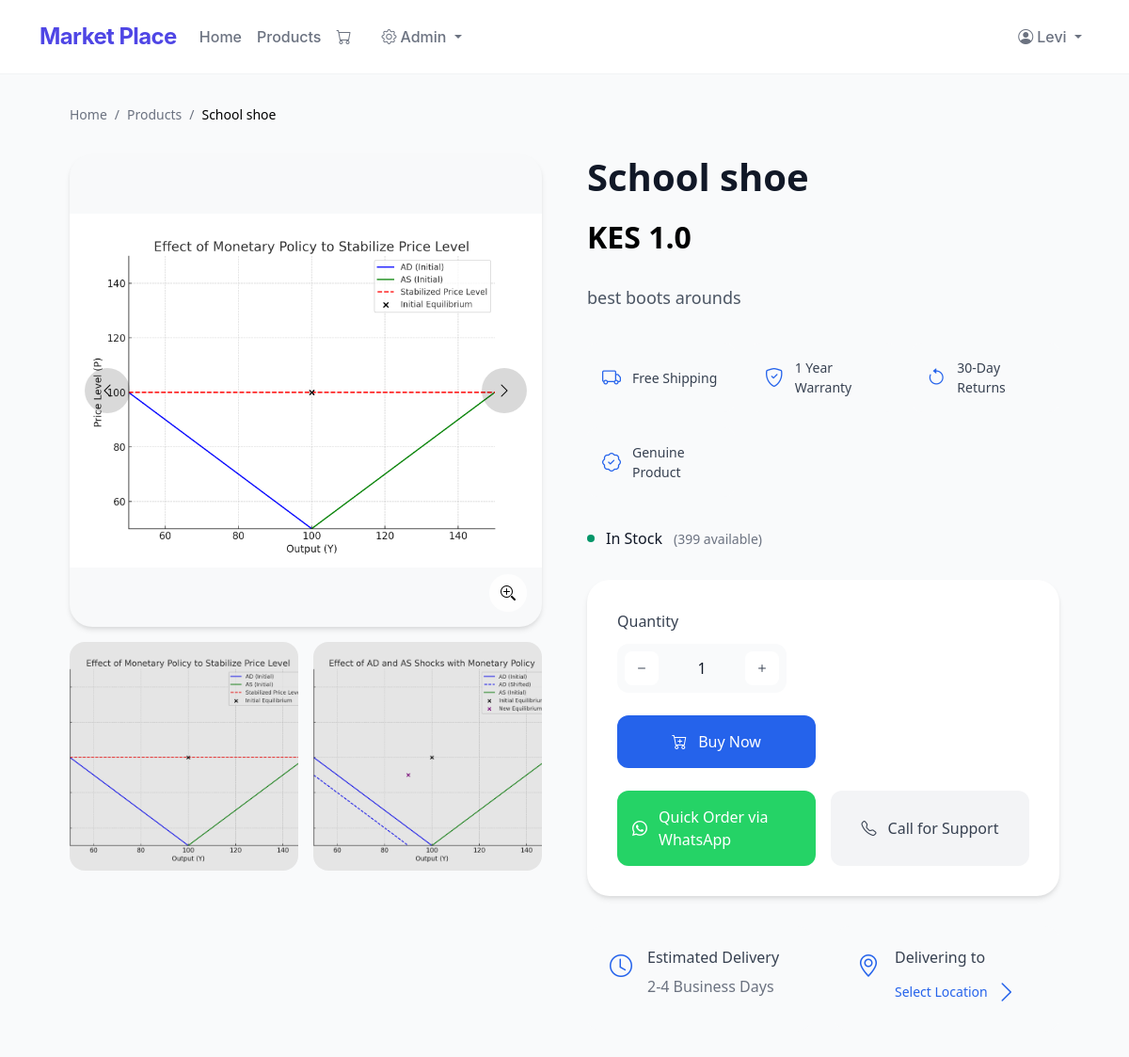
The page /product/2 (signed in) on the database as committed earlier.
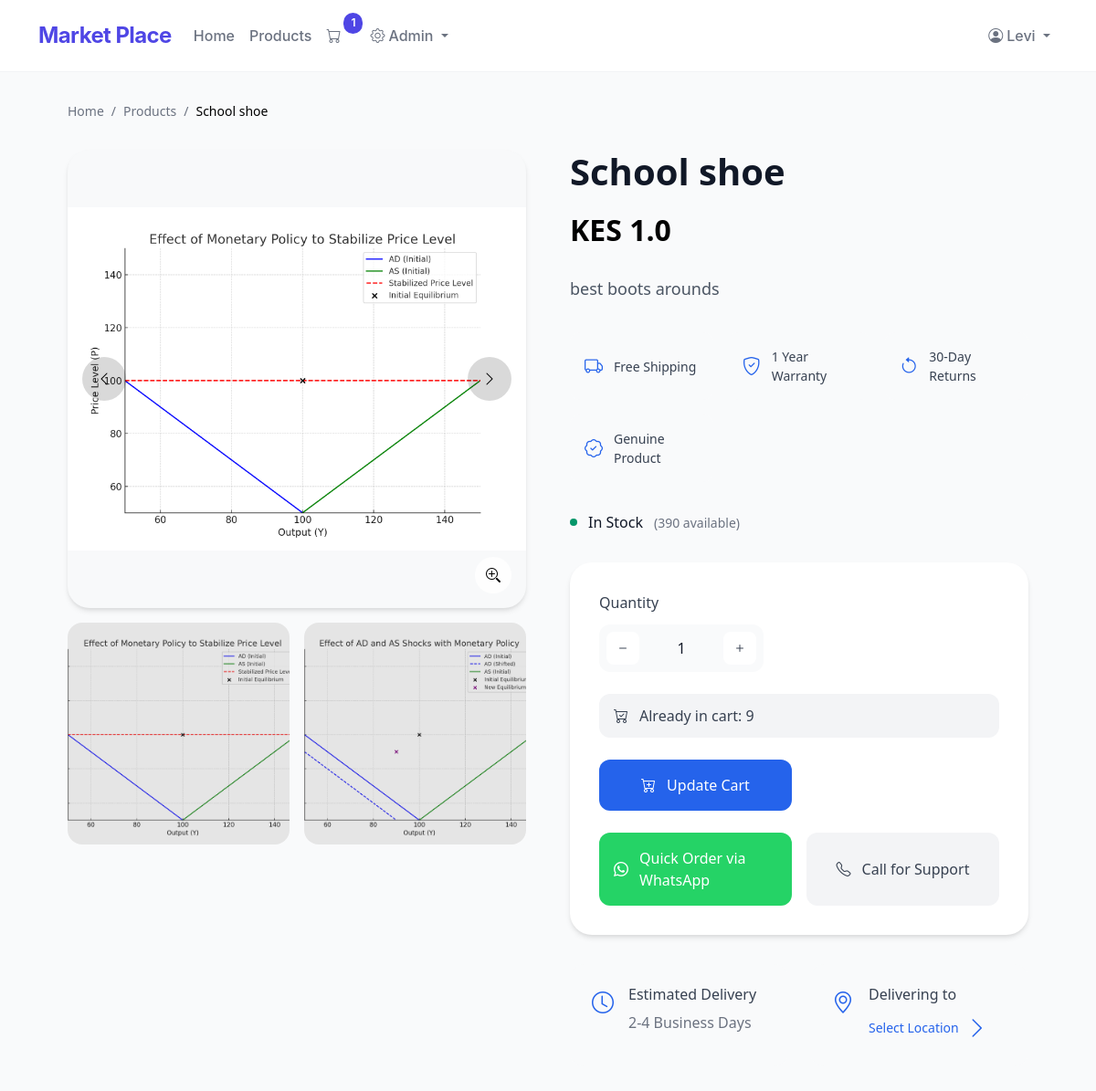
The same page on the database as committed later.
### app.py (models this page shows)
class Product(db.Model):
    __tablename__ = 'products'
    id = db.Column(db.Integer, primary_key=True)
    name = db.Column(db.String(100), nullable=False)
    description = db.Column(db.String(500), nullable=True)
    price = db.Column(db.Float, nullable=False)
    stock_quantity = db.Column(db.Integer, nullable=False)
    category_id = db.Column(db.Integer, db.ForeignKey('categories.id'), nullable=False)
    order_items = db.relationship('OrderItem', backref='product', lazy=True)
    images = db.relationship('ProductImage', backref='product', lazy=True)

class ProductImage(db.Model):
    __tablename__ = 'product_images'
    id = db.Column(db.Integer, primary_key=True)
    product_id = db.Column(db.Integer, db.ForeignKey('products.id'), nullable=False)
    image_url = db.Column(db.String(200), nullable=False)

class OrderItem(db.Model):
    __tablename__ = 'order_items'
    id = db.Column(db.Integer, primary_key=True)
    order_id = db.Column(db.Integer, db.ForeignKey('orders.id'), nullable=False)
    product_id = db.Column(db.Integer, db.ForeignKey('products.id'), nullable=False)
    quantity = db.Column(db.Integer, nullable=False)
    price_at_time = db.Column(db.Float, nullable=False)

### app.py (the view)
@app.route('/product/<int:product_id>')
def product_detail(product_id):
    product = Product.query.get_or_404(product_id)
    existing_order_item = None
    if 'user_id' in session:
        order = Order.query.filter_by(user_id=session['user_id'], status="Pending").first()
        if order:
            existing_order_item = OrderItem.query.filter_by(order_id=order.id, product_id=product_id).first()
    serialized_images = [{"image_url": image.image_url} for image in product.images]
    return render_template(
        'product_detail.html',
        product=product,
        existing_order_item=existing_order_item,
        images=serialized_images
    )

### app.py (called while the page is built)
def get_cart_unique_items():
    if 'user_id' in session:
        order = Order.query.filter_by(user_id=session['user_id'], status="Pending").first()
        if order:
            return OrderItem.query.filter_by(order_id=order.id).count()
    return 0

@app.context_processor
def inject_cart_count():
    return dict(cart_count=get_cart_unique_items())

### templates/product_detail.html (shortened to what this page needs)
{% extends 'base.html' %}
{% block content %}
<div class="product-container">
    <nav class="breadcrumb">
        <a href="{{ url_for('home') }}">Home</a>
        <span>/</span>
        <a href="{{ url_for('products') }}">Products</a>
        <span>/</span>
        <span class="current">{{ product.name }}</span>
    </nav>
    <div class="product-grid">
        <div class="image-section">
            <div class="main-image-container" id="image-container">
                {% if product.images %}
                    <div class="image-wrapper">
                        <img id="main-image"
                             src="{{ url_for('static', filename='uploads/' + product.images[0].image_url) }}"
                             alt="Image of {{ product.name }}">
                    </div>
                    <button class="nav-btn prev-btn" id="prev-btn">
                        <i class="bi bi-chevron-left"></i>
                    </button>
                    <button class="nav-btn next-btn" id="next-btn">
                        <i class="bi bi-chevron-right"></i>
                    </button>
                    <button class="zoom-btn" onclick="toggleZoom()">
                        <i class="bi bi-zoom-in"></i>
                    </button>
                {% else %}
                    <div class="no-image">
                        <i class="bi bi-image"></i>
                        <p>No image available</p>
                    </div>
                {% endif %}
            </div>
            <div class="thumbnail-strip">
                {% for image in product.images %}
                    <div class="thumbnail"
                         onclick="updateMainImage('{{ url_for('static', filename='uploads/' + image.image_url) }}', {{ loop.index0 }})">
                        <img src="{{ url_for('static', filename='uploads/' + image.image_url) }}"
                             alt="Thumbnail of {{ product.name }}">
                        <div class="thumbnail-overlay"></div>
                    </div>
                {% endfor %}
            </div>
        </div>
        <div class="product-info">
            <div class="product-header">
                <h1>{{ product.name }}</h1>
                <div class="price-section">
                    <span class="current-price">KES {{ product.price }}</span>
                </div>
            </div>
            <div class="product-description">
                {{ product.description }}
            </div>
            <div class="features-grid">
                <div class="feature">
                    <i class="bi bi-truck"></i>
                    <span>Free Shipping</span>
                </div>
                <div class="feature">
                    <i class="bi bi-shield-check"></i>
                    <span>1 Year Warranty</span>
                </div>
                <div class="feature">
                    <i class="bi bi-arrow-counterclockwise"></i>
                    <span>30-Day Returns</span>
                </div>
                <div class="feature">
                    <i class="bi bi-patch-check"></i>
                    <span>Genuine Product</span>
                </div>
            </div>
            <div class="stock-status {% if product.stock_quantity > 0 %}in-stock{% else %}out-of-stock{% endif %}">
                <div class="stock-indicator">
                    <div class="indicator-dot"></div>
                    {% if product.stock_quantity > 0 %}
                        <span>In Stock</span>
                        <span class="stock-count">({{ product.stock_quantity }} available)</span>
                    {% else %}
                        <span>Out of Stock</span>
                    {% endif %}
                </div>
            </div>
            <div class="purchase-card">
                <form method="POST" action="{{ url_for('add_to_cart', product_id=product.id) }}" class="purchase-form">
                    <div class="quantity-selector">
                        <label for="quantity">Quantity</label>
                        <div class="quantity-controls">
                            <button type="button" onclick="decrementQuantity()" class="qty-btn">
                                <i class="bi bi-dash"></i>
                            </button>
                            <input type="number" id="quantity" name="quantity" value="1"
                                   min="1" max="{{ product.stock_quantity }}" required>
                            <button type="button" onclick="incrementQuantity()" class="qty-btn">
                                <i class="bi bi-plus"></i>
                            </button>
                        </div>
                    </div>
                    {% if existing_order_item %}
                        <div class="cart-notice">
                            <i class="bi bi-cart-check"></i>
                            <span>Already in cart: {{ existing_order_item.quantity }}</span>
                        </div>
                    {% endif %}
                    <div class="purchase-buttons">
                        <button type="submit" class="primary-btn add-to-cart">
                            <i class="bi bi-cart-plus"></i>
                            <span>{% if existing_order_item %}Update Cart{% else %}Buy Now{% endif %}</span>
                        </button>
                    </div>
                </form>
                <div class="alternative-purchase">
                    <a href="https://wa.me/{{ whatsapp_number }}?text=Hello%2C%20I%20am%20interested%20in%20{{ product.name }}."
                       class="whatsapp-btn" target="_blank">
                        <i class="bi bi-whatsapp"></i>
                        <span>Quick Order via WhatsApp</span>
                    </a>
                    <a href="tel:{{ phone_number }}" class="phone-btn">
                        <i class="bi bi-telephone"></i>
                        <span>Call for Support</span>
                    </a>
                </div>
            </div>
            <div class="delivery-info">
                <div class="delivery-time">
                    <i class="bi bi-clock"></i>
                    <div>
                        <h4>Estimated Delivery</h4>
                        <p>2-4 Business Days</p>
                    </div>
                </div>
                <div class="delivery-location">
                    <i class="bi bi-geo-alt"></i>
                    <div>
                        <h4>Delivering to</h4>
                        <button class="change-location" onclick="updateLocation()">
                            Select Location <i class="bi bi-chevron-right"></i>
                        </button>
                    </div>
                </div>
            </div>
        </div>
    </div>
</div>
{% endblock %}

### templates/base.html (shortened to what this page needs)
<!DOCTYPE html>
<html lang="en">
<head>
    <link rel="stylesheet" href="https://cdn.jsdelivr.net/npm/bootstrap-icons@1.7.2/font/bootstrap-icons.css">
    <link rel="stylesheet" href="https://cdn.jsdelivr.net/npm/bootstrap@5.3.1/dist/css/bootstrap.min.css">
    <link rel="stylesheet" href="{{ url_for('static', filename='css/styles.css') }}">
</head>
<body>
    <nav class="navbar navbar-expand-lg navbar-custom sticky-top">
        <div class="container">
            <a class="navbar-brand" href="{{ url_for('home') }}">Market Place</a>
            <div class="collapse navbar-collapse" id="navbarNav">
                <ul class="navbar-nav me-auto">
                    <li class="nav-item"><a class="nav-link" href="{{ url_for('home') }}">Home</a></li>
                    <li class="nav-item"><a class="nav-link" href="{{ url_for('products') }}">Products</a></li>
                    {% if session.get('user_id') %}
                    <li class="nav-item">
                        <a class="nav-link cart-link" href="{{ url_for('view_cart') }}">
                            <i class="bi bi-cart"></i>
                            {% if cart_count > 0 %}
                            <span class="cart-count">{{ cart_count }}</span>
                            {% endif %}
                        </a>
                    </li>
                    {% endif %}
                    {% if session.get('user_role') == 'admin' %}
                    <li class="nav-item dropdown">
                        <a class="nav-link dropdown-toggle" href="#" role="button" data-bs-toggle="dropdown">
                            <i class="bi bi-gear me-1"></i>Admin
                        </a>
                    </li>
                    {% endif %}
                </ul>
                <ul class="navbar-nav">
                    {% if session.get('user_id') %}
                    <li class="nav-item dropdown">
                        <a class="nav-link dropdown-toggle" href="#" id="userDropdown" data-bs-toggle="dropdown">
                            <i class="bi bi-person-circle me-1"></i>{{ session.get('user_name') }}
                        </a>
                    </li>
                    {% endif %}
                </ul>
            </div>
        </div>
    </nav>
    <div class="container my-4">
        {% block content %}{% endblock %}
    </div>
</body>
</html>

### templates/base.html (style rules this page uses)
:root { --primary-color: #4F46E5; --hover-color: #4338CA; --background-light: #F9FAFB; --text-primary: #111827; --text-secondary: #6B7280; }
body { font-family: 'Inter', system-ui, -apple-system, sans-serif; background-color: var(--background-light); color: var(--text-primary); }
.navbar-custom { background-color: rgba(255, 255, 255, 0.95); backdrop-filter: blur(10px); border-bottom: 1px solid rgba(229, 231, 235, 0.5); padding: 1rem 0; }
.navbar-custom .navbar-brand { font-size: 1.5rem; font-weight: 700; color: var(--primary-color); letter-spacing: -0.025em; }
.navbar-custom .nav-link { color: var(--text-secondary); font-weight: 500; padding: 0.5rem 1rem; transition: all 0.2s ease; border-radius: 0.5rem; }
.cart-link { position: relative; padding-right: 1.5rem !important; }
.cart-count { position: absolute; top: -5px; right: 0; background-color: var(--primary-color); color: white; border-radius: 30px; padding: 0.15rem 0.5rem; font-size: 0.75rem; font-weight: 600; min-width: 20px; text-align: center; transition: transform 0.2s ease; }

Rows that differ between the two databases and show on the page:
changed Product "School shoe": stock_quantity "399" → "390"
added OrderItem: quantity "9"
Other text that changed with them:
{{ cart_count }}: (not shown) → "1"
text no longer shown: "Buy Now"
text now shown: "Already in cart: Update Cart"
